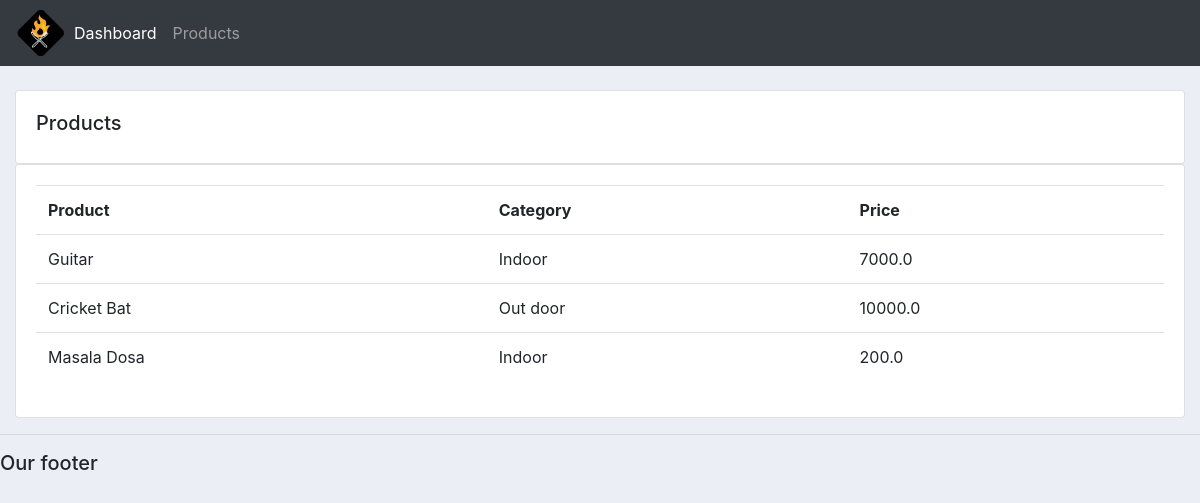
Screenshot of /products/ with the database file from the repository.
### accounts/models.py (models this page shows, shortened)
class Product(models.Model):
    CATEGORY = (
        ('Indoor', 'Indoor'),
        ('Out door', 'Out door')
    )
    name = models.CharField(max_length=200, null=True)
    price = models.FloatField(null=True)
    category = models.CharField(max_length=200, null=True, choices=CATEGORY)
    description = models.CharField(max_length=200, null=True, blank=True)
    date_created = models.DateTimeField(auto_now_add=True, null=True)
    tags = ManyToManyField(Tag)

### accounts/views.py (the view)
# urls.py: path('products/', views.products, name="products"),
def products(request):
    products = Product.objects.all()
    return render(request, 'accounts/products.html', {'products': products})

### accounts/templates/accounts/products.html
{% extends 'accounts/main.html' %}
{% block content %}
    <br>
    <div class="row">
        <div class="col-md">
            <div class="card card-body">
                <h5>Products</h5>
            </div>
            <div class="card card-body">
                <table class="table">
                    <tr>
                        <th>Product</th>
                        <th>Category</th>
                        <th>Price</th>
                    </tr>
                    {% for i in products %}
                        <tr>
                            <td>{{ i.name }}</td>
                            <td>{{ i.category }}</td>
                            <td>{{ i.price }}</td>
                        </tr>
                    {% endfor %}
                </table>
            </div>
        </div>
    </div>
{% endblock content %}

### static/css/main.css (style rules this page uses)
body { background-color: #ebeff5; }

### rows the page displays
Product: name "Guitar", category "Indoor", price "7000.0"
Product: name "Cricket Bat", category "Out door", price "10000.0"
Product: name "Masala Dosa", category "Indoor", price "200.0"
